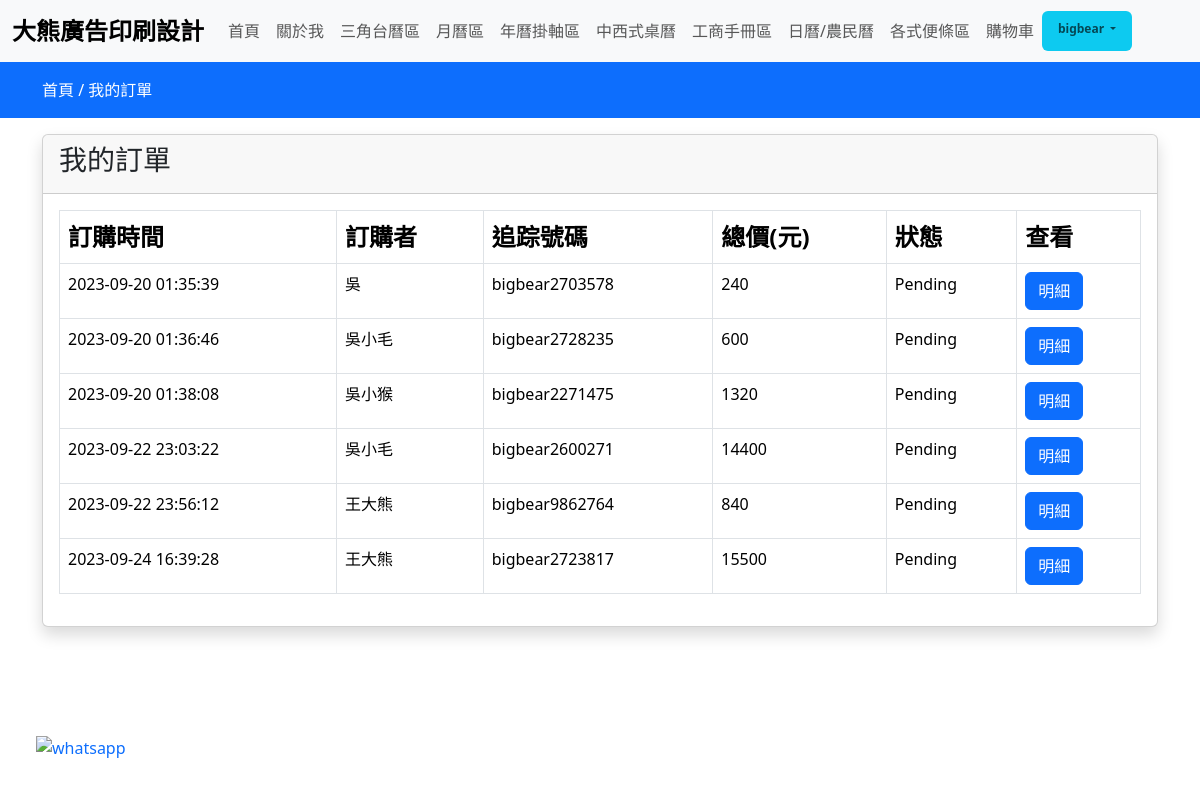
/my-orders (signed in), run on the app's committed database.
### store/models.py (models this page shows, shortened)
class Order(models.Model):
  user = models.ForeignKey(User,on_delete=models.CASCADE)
  fname = models.CharField(max_length=150,null=False)
  email = models.CharField(max_length=150,null=False)
  phone = models.CharField(max_length=150,null=False)
  address = models.TextField(null=False)
  city = models.CharField(max_length=150,null=False)
  pincode = models.CharField(max_length=150,null=False)
  total_price = models.FloatField(null=False)
  payment_mode = models.CharField(max_length=150,null=False)
  payment_id = models.CharField(max_length=250,null=True)
  orderstatus = (
    ('Pending','Pending'),
    ('Out For Shipping','Out For Shipping'),
    ('Completed','Completed'),
  )
  status = models.CharField(max_length=150,choices=orderstatus,default='Pending')
  message = models.TextField(max_length=150,null=True)
  tracking_no = models.CharField(max_length=150,null=True)
  created_at = models.DateTimeField(auto_now_add=True)
  updated_at = models.DateTimeField(auto_now=True)

### store/controller/order.py (the view)
# urls.py: path('my-orders', order.index,name="myorders"),
def index(request):
  if request.user.is_superuser:
    orders = Order.objects.all
  else:
    orders = Order.objects.filter(user=request.user)
  context = { 'orders': orders}
  return render(request, "store/orders/index.html",context)

### store/templates/store/orders/index.html
{% extends 'store/layouts/main.html' %}
{% block content %}
  <div class="py-3 bg-primary">
    <div class="container">
      <a href="{% url 'home' %}" class="text-white">首頁 /</a>
      <a href="{% url 'myorders' %}" class="text-white">我的訂單</a>
    </div>
  </div>
  <div class="container my-3">
    <div class="row">
      <div class="col-md-12">
        <div class="card shadow">
          <div class="card-header">
            <h3>我的訂單</h3>
          </div>
          <div class="card-body">
            <table class="table table-bordered">
              <thead>
                <tr class="fs-4">
                  <th>訂購時間</th>
                  <th>訂購者</th>
                  <th>追踪號碼</th>
                  <th>總價(元)</th>
                  <th>狀態</th>
                  <th>查看</th>
                </tr>
              </thead>
              <tbody>
                {% if orders %}
                  {% for item in orders %}
                    <tr>
                      <td>{{ item.created_at|date:"Y-m-d H:i:s" }}</td>
                      <td>{{ item.fname }}</td>
                      <td>{{ item.tracking_no }}</td>
                      <td>{{ item.total_price|stringformat:'d' }}</td>
                      <td>{{ item.status }}</td>
                      <td>
                        <a href="{% url 'orderview' item.tracking_no %}" class="btn btn-primary">明細</a>
                      </td>
                    </tr>
                  {% endfor %}
                {% else %}
                <tr>
                  <td colspan="5" class="fs-4 text-center fw-semibold text-danger">沒有任何訂單記錄</td>
                </tr>
                {% endif %}
              </tbody>
            </table>
          </div>
        </div>
      </div>
    </div>
  </div>
{% endblock content %}

### store/templates/store/inc/navbar.html (shortened to what this page needs)
<nav class="navbar navbar-expand-lg bg-body-tertiary">
  <div class="container-fluid">
    <a class="navbar-brand fs-4 fw-semibold" href="#">大熊廣告印刷設計</a>
    <div class="collapse navbar-collapse" id="navbarSupportedContent">
      <ul class="navbar-nav me-auto mb-2 mb-lg-0">
        <li class="nav-item">
          <a class="nav-link {% if request.resolver_match.url_name == 'home' %}active{% endif%}" aria-current="page" href="{% url 'home' %}">首頁</a>
        </li>
        <li class="nav-item">
          <a class="nav-link {% if request.resolver_match.url_name == 'about' %}active{% endif%}" aria-current="page" href="{% url 'about' %}">關於我</a>
        </li>
        <li class="nav-item ">
          <a class="nav-link {% if request.path == '/collections/tdca' %}active{% endif%}" href="{% url 'collectionsview' 'tdca' %}">三角台曆區</a>
        </li>
        <li class="nav-item ">
          <a class="nav-link {% if request.path == '/collections/ca' %}active{% endif%}" href="{% url 'collectionsview' 'ca' %}">月曆區</a>
        </li>
        <li class="nav-item ">
          <a class="nav-link {% if request.path == '/collections/chs' %}active{% endif%}" href="{% url 'collectionsview' 'chs' %}">年曆掛軸區</a>
        </li>
        <li class="nav-item ">
          <a class="nav-link {% if request.path == '/collections/cawsdc' %}active{% endif%}" href="{% url 'collectionsview' 'cawsdc' %}">中西式桌曆</a>
        </li>
        <li class="nav-item ">
          <a class="nav-link {% if request.path == '/collections/bh' %}active{% endif%}" href="{% url 'collectionsview' 'bh' %}">工商手冊區</a>
        </li>
        <li class="nav-item ">
          <a class="nav-link {% if request.path == '/collections/cpcd' %}active{% endif%}" href="{% url 'collectionsview' 'cpcd' %}">日曆/農民曆</a>
        </li>
        <li class="nav-item ">
          <a class="nav-link {% if request.path == '/collections/nba' %}active{% endif%}" href="{% url 'collectionsview' 'nba' %}">各式便條區</a>
        </li>
        <li class="nav-item ">
          <a class="nav-link {% if request.resolver_match.url_name == 'cart' %}active{% endif%}" aria-current="page" href="{% url 'cart' %}">購物車</a>
        </li>
        {% if request.user.is_authenticated %}
        <li class="nav-item dropdown badge bg-info">
          <a class="nav-link dropdown-toggle" href="#" role="button" data-bs-toggle="dropdown" aria-expanded="false">
            {{ request.user }}
          </a>
        </li>
        {% endif %}
      </ul>
    </div>
  </div>
</nav>

### store/templates/store/layouts/main.html (style rules this page uses)
a { text-decoration: none; }

### data on the page
Order: created_at "2023-09-20 01:35:39", fname "吳", tracking_no "bigbear2703578", total_price "240", status "Pending"
Order: created_at "2023-09-20 01:36:46", fname "吳小毛", tracking_no "bigbear2728235", total_price "600", status "Pending"
Order: created_at "2023-09-20 01:38:08", fname "吳小猴", tracking_no "bigbear2271475", total_price "1320", status "Pending"
Order: created_at "2023-09-22 23:03:22", fname "吳小毛", tracking_no "bigbear2600271", total_price "14400", status "Pending"
Order: created_at "2023-09-22 23:56:12", fname "王大熊", tracking_no "bigbear9862764", total_price "840", status "Pending"
Order: created_at "2023-09-24 16:39:28", fname "王大熊", tracking_no "bigbear2723817", total_price "15500", status "Pending"

### other printed values
{{ request.user }} "bigbear"
